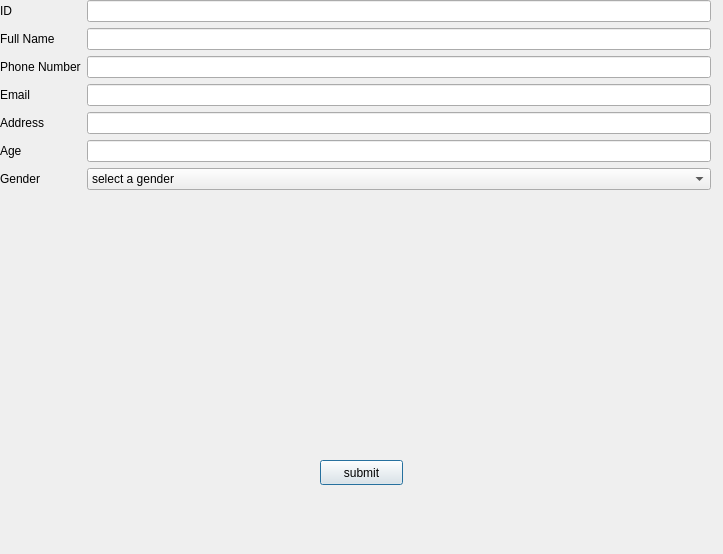
<?xml version="1.0" encoding="UTF-8"?>
<ui version="4.0">
 <class>ManageClientWindow</class>
 <widget class="QDialog" name="ManageClientWindow">
  <property name="geometry">
   <rect>
    <x>0</x>
    <y>0</y>
    <width>723</width>
    <height>554</height>
   </rect>
  </property>
  <property name="windowTitle">
   <string>Dialog</string>
  </property>
  <widget class="QWidget" name="formLayoutWidget">
   <property name="geometry">
    <rect>
     <x>0</x>
     <y>0</y>
     <width>711</width>
     <height>431</height>
    </rect>
   </property>
   <layout class="QFormLayout" name="formLayout">
    <item row="1" column="0">
     <widget class="QLabel" name="label">
      <property name="text">
       <string>ID</string>
      </property>
     </widget>
    </item>
    <item row="1" column="1">
     <widget class="QLineEdit" name="ID"/>
    </item>
    <item row="2" column="0">
     <widget class="QLabel" name="label_2">
      <property name="text">
       <string>Full Name</string>
      </property>
     </widget>
    </item>
    <item row="2" column="1">
     <widget class="QLineEdit" name="name"/>
    </item>
    <item row="4" column="1">
     <widget class="QLineEdit" name="email"/>
    </item>
    <item row="3" column="1">
     <widget class="QLineEdit" name="phone"/>
    </item>
    <item row="3" column="0">
     <widget class="QLabel" name="label_3">
      <property name="text">
       <string>Phone Number</string>
      </property>
     </widget>
    </item>
    <item row="4" column="0">
     <widget class="QLabel" name="label_4">
      <property name="text">
       <string>Email</string>
      </property>
     </widget>
    </item>
    <item row="5" column="1">
     <widget class="QLineEdit" name="address"/>
    </item>
    <item row="5" column="0">
     <widget class="QLabel" name="label_5">
      <property name="text">
       <string>Address</string>
      </property>
     </widget>
    </item>
    <item row="6" column="0">
     <widget class="QLabel" name="label_6">
      <property name="text">
       <string>Age</string>
      </property>
     </widget>
    </item>
    <item row="6" column="1">
     <widget class="QLineEdit" name="age"/>
    </item>
    <item row="7" column="0">
     <widget class="QLabel" name="genderLable">
      <property name="text">
       <string>Gender</string>
      </property>
     </widget>
    </item>
    <item row="7" column="1">
     <widget class="QComboBox" name="gender">
      <item>
       <property name="text">
        <string>select a gender</string>
       </property>
      </item>
      <item>
       <property name="text">
        <string>Male</string>
       </property>
      </item>
      <item>
       <property name="text">
        <string>Female</string>
       </property>
      </item>
     </widget>
    </item>
   </layout>
  </widget>
  <widget class="QPushButton" name="submitButton">
   <property name="geometry">
    <rect>
     <x>320</x>
     <y>460</y>
     <width>83</width>
     <height>25</height>
    </rect>
   </property>
   <property name="text">
    <string>submit</string>
   </property>
  </widget>
 </widget>
 <resources/>
 <connections/>
</ui>
